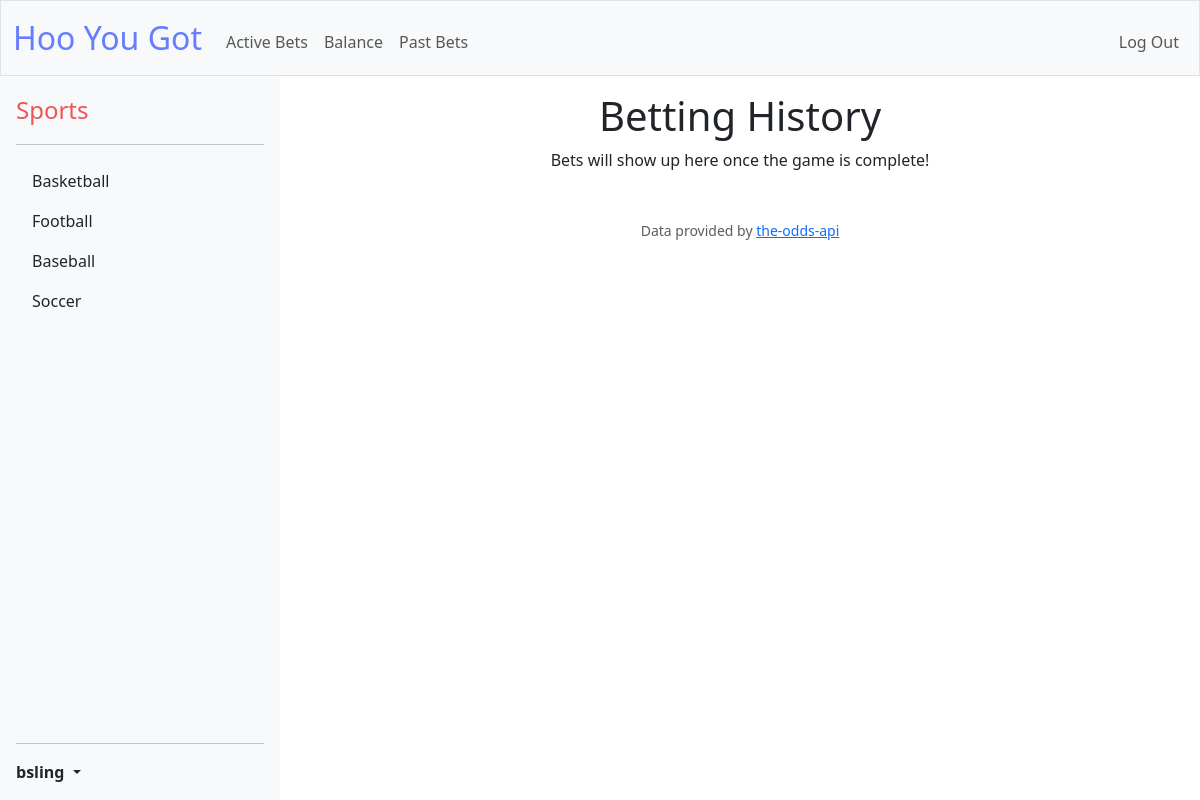
Before: /past_bets (signed in) with the older database file.
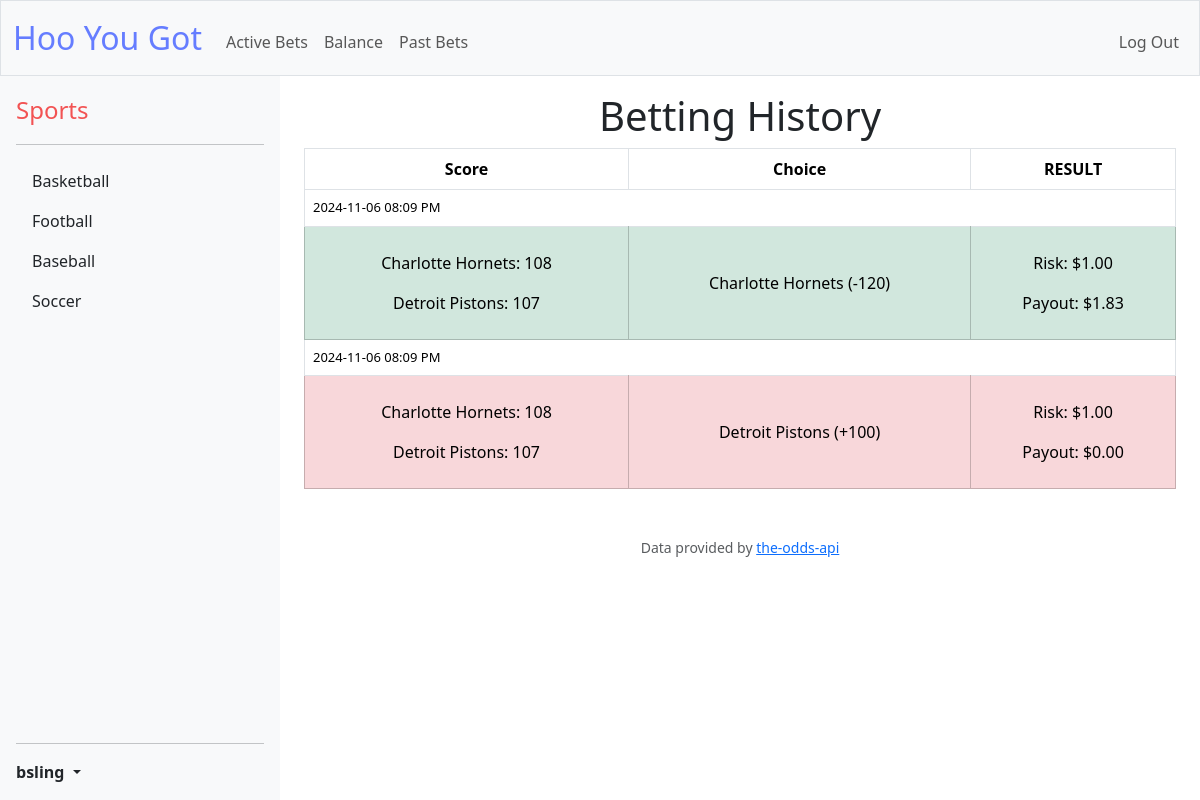
After: the same page with the newer database file.
### tables this page shows
CREATE TABLE past_bets (
    id INTEGER PRIMARY KEY AUTOINCREMENT,
    user_id INTEGER NOT NULL,
    game_id TEXT NOT NULL,
    sport TEXT NOT NULL,
    commence_time DATETIME NOT NULL,
    home_team TEXT NOT NULL,
    away_team TEXT NOT NULL,
    home_team_score INTEGER NOT NULL,
    away_team_score INTEGER NOT NULL,
    odds NUMERIC NOT NULL,
    outcome TEXT NOT NULL,
    amount NUMERIC NOT NULL,
    winnings NUMERIC NOT NULL,
    result INTEGER NOT NULL,
    timestamp DATETIME DEFAULT CURRENT_TIMESTAMP,
    FOREIGN KEY(user_id) REFERENCES users(id),
    UNIQUE(user_id, game_id, outcome)
);

### app.py (the view)
@app.route("/past_bets")
@login_required
def past_bets():
    user_id = session.get('user_id')
    rows = query_db("SELECT * FROM past_bets WHERE user_id = ? ", (user_id,))
    games = []
    if rows:
        for row in rows:
            bet_info = {
                'commence_time': row['commence_time'],
                'home_team': row['home_team'],
                'away_team': row['away_team'],
                'home_team_score': row['home_team_score'],
                'away_team_score': row['away_team_score'],
                'odds': row['odds'],
                'outcome': row['outcome'],
                'amount': row['amount'],
                'winnings': row['winnings'],
                'win': row['result']
            }
            games.append(bet_info)
    return render_template("past_bets.html", games=games)

### app.py (called while the page is built)
@app.after_request
def after_request(response):
    response.headers["Cache-Control"] = "no-cache, no-store, must-revalidate"
    response.headers["Expires"] = 0
    response.headers["Pragma"] = "no-cache"
    return response

@app.teardown_appcontext
def teardown_db(exception):
    db = g.pop('db', None)
    if db is not None:
        db.close()

### helpers.py (called while the page is built)
def connect():
    if 'db' not in g:
        g.db = sqlite3.connect(current_app.config['DATABASE'])
        g.db.row_factory = sqlite3.Row
    return g.db

def query_db(query, args=()):
    cur = connect().execute(query, args)
    rv = cur.fetchall()
    cur.close()
    return rv if rv else None

def login_required(f):
    @wraps(f)
    def decorated_function(*args, **kwargs):
        if session.get("user_id") is None:
            return redirect("/login")
        return f(*args, **kwargs)
    return decorated_function

def usd(value):
    return f"${value:,.2f}"

### templates/past_bets.html (shortened to what this page needs)
{% extends "layout.html" %}
{% block main %}
    <h1>Betting History</h1>
    {% if games %}
        <table class="table table-bordered">
            <thead>
                <tr>
                    <th>Score</th>
                    <th>Choice</th>
                    <th>RESULT</th>
                </tr>
            </thead>
            <tbody>
                {% for game in games %}
                <tr>
                    <td class="game-time" colspan="3">
                        <div class="no-bottom-border">
                            <span class="d-inline-block no-right-border">{{ game.commence_time }}</span>
                        </div>
                    </td>
                </tr>
                <tr class="{% if game.win %}
                               table-success
                           {% else %}
                               table-danger
                           {% endif %}">
                    <td>
                        <p class="mt-3"> {{ game.home_team }}: {{ game.home_team_score }}</p>
                        <p>{{ game.away_team }}: {{ game.away_team_score }}</p>
                    </td>
                    <td class="align-middle">
                        {{ game.outcome }} ({{ '+' if game.odds > 0 else '' }}{{ game.odds }})
                    </td>
                    <td class="align-middle">
                        <p class="pt-3"> Risk: {{ game.amount | usd }}</p>
                        <p > Payout: {{ game.winnings | usd }}</p>
                    </td>
                </tr>
                {% endfor %}
            </tbody>
        </table>
    {% else %}
        <p>Bets will show up here once the game is complete!</p>
    {% endif %}
{% endblock %}

### templates/layout.html (shortened to what this page needs)
<!DOCTYPE html>
<html lang="en">
<head>
    <link href="https://cdn.jsdelivr.net/npm/bootstrap@5.3.3/dist/css/bootstrap.min.css" rel="stylesheet">
    <link rel="stylesheet" href="https://cdn.jsdelivr.net/npm/bootstrap-icons@1.11.3/font/bootstrap-icons.min.css">
    <link href="/static/styles.css" rel="stylesheet">
</head>
<body>
    <div class="d-flex">
        <nav class="bg-light border navbar navbar-expand-md navbar-light">
            <div class="container-fluid">
                <a class="navbar-brand" href="/">Hoo You Got</a>
                <div class="collapse navbar-collapse" id="navbar">
                    {% if session["user_id"] %}
                        <ul class="navbar-nav me-auto mt-2">
                            <li class="nav-item"><a class="nav-link" href="/">Active Bets</a></li>
                            <li class="nav-item"><a class="nav-link" href="/balance">Balance</a></li>
                        <li class="nav-item"><a class="nav-link" href="/past_bets">Past Bets</a></li>
                        </ul>
                        <ul class="navbar-nav ms-auto mt-2">
                            <li class="nav-item"><a class="nav-link" href="/logout">Log Out</a></li>
                        </ul>
                    {% else %}
                        <ul class="navbar-nav ms-auto mt-2">
                            <li class="nav-item"><a class="nav-link" href="/register">Register</a></li>
                            <li class="nav-item"><a class="nav-link" href="/login">Log In</a></li>
                        </ul>
                    {% endif %}
                </div>
            </div>
        </nav>
        <div class="sidebar-container">
            <div class="sidebar d-flex flex-column flex-shrink-0 p-3 bg-light" style="width: 280px;">
                <p class="mb-3 mb-md-0 link-dark text-decoration-none">
                <span class="fs-4 sports">Sports</span>
                </p>
                <hr>
                <ul class="nav nav-pills flex-column mb-auto">
                <li class="nav-item sport">
                    <a href="/basketball" class="nav-link link-dark">
                    Basketball
                    </a>
                </li>
                <li class="nav-item sport">
                    <a href="/football" class="nav-link link-dark">
                    Football
                    </a>
                </li>
                <li class="nav-item sport">
                    <a href="/baseball" class="nav-link link-dark">
                    Baseball
                    </a>
                </li>
                <li class="nav-item sport">
                    <a href="/soccer" class="nav-link link-dark">
                    Soccer
                    </a>
                </li>
                </ul>
                <hr>
                <div class="dropdown">
                {% if session["user_id"] %}
                    <a href="#" class="align-items-center link-dark text-decoration-none dropdown-toggle" id="dropdownUser2" data-bs-toggle="dropdown" aria-expanded="false">
                        <strong>{{ session["username"] }}</strong>
                    </a>
                {% else %}
                    <a href="/login" class="align-items-center link-dark text-decoration-none">Log in</a>
                {% endif %}
            </div>
        </div>
        <div class="content container-fluid">
            <main class="container mb-5 mt-3 text-center">
                {% block main %}{% endblock %}
            </main>
            <footer>
                <p class="mb-3 small text-center text-muted">
                    Data provided by <a href="https://the-odds-api.com/">the-odds-api</a>
                </p>
            </footer>
        </div>
    </div>
</body>
</html>

### static/styles.css (style rules this page uses)
nav .navbar-brand { font-size: xx-large; color: rgb(101, 125, 255); }
html, body { max-height: 100vh; height: 100%; margin: 0; }
.d-flex { display: flex; flex-direction: column; height: 100%; }
.navbar { flex: 0 1 auto; }
.sidebar-container { display: flex; flex: 1 1 auto; overflow-y: hidden; }
.content { flex: 1 1 auto; overflow-y:auto }
.sports { color: rgb(242, 83, 83); }
.sidebar { height: 100%; }
.no-right-border { border-right: none; }
.no-bottom-border { border-bottom: none; }
.game-time { height: auto; font-size: small; text-align: left; }

Changed rows visible on the page:
added past_bets: commence_time "2024-11-06 08:09 PM", home_team "Charlotte Hornets", home_team_score "108", away_team "Detroit Pistons", away_team_score "107", outcome "Charlotte Hornets", odds "-120", amount "$1.00", winnings "$1.83"
added past_bets: commence_time "2024-11-06 08:09 PM", home_team "Charlotte Hornets", home_team_score "108", away_team "Detroit Pistons", away_team_score "107", outcome "Detroit Pistons", odds "+", odds "100", amount "$1.00", winnings "$0.00"
Other visible differences:
text no longer shown: "Bets will show up here once the game is complete!"
text now shown: "Score Choice RESULT"
